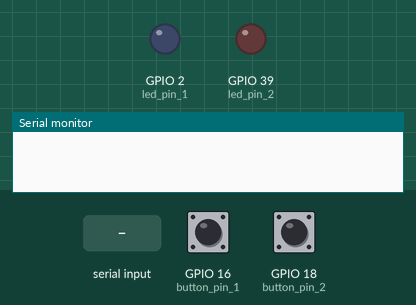
Recording of a program running on a simulated ESP32-S3. Parts: output pins drawn as LEDs (lit = HIGH), the last lines printed to the serial monitor. Dashed ring = blinking. The test bench sets the inputs (shaded band); at power-on: GPIO 16 (button_pin_1) LOW, GPIO 18 (button_pin_2) LOW.

Above: at 1.2 s.
1.3 s: GPIO 16 (button_pin_1) pulled HIGH for 3.2 s
At 2.1 s:
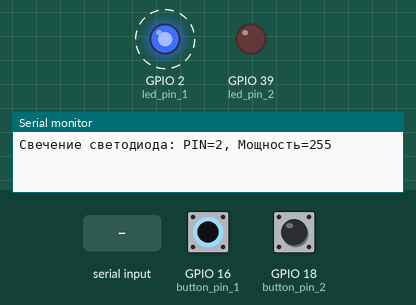
6.0 s: GPIO 18 (button_pin_2) pulled HIGH for 0.15 s
At 6.8 s:
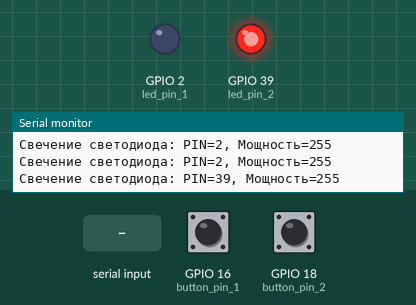
8.5 s: "1" received over Serial
10.5 s: GPIO 16 (button_pin_1) pulled HIGH for 0.15 s
At 12.3 s:
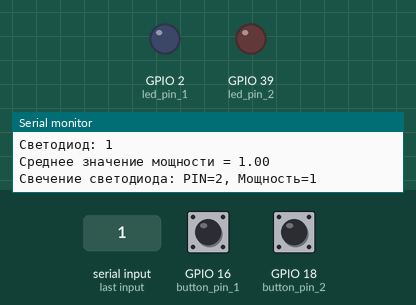
13.0 s: GPIO 18 (button_pin_2) pulled HIGH for 1 s
At 13.4 s:
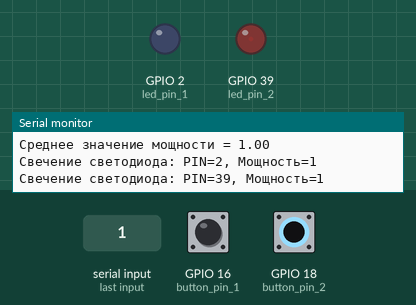
15.5 s: GPIO 18 (button_pin_2) pulled HIGH for 3.2 s
At 19.0 s:
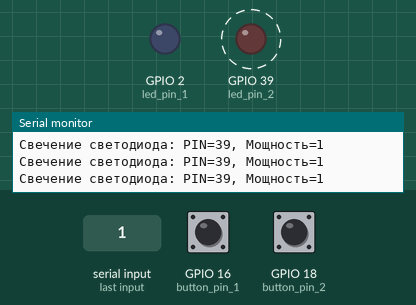
Timing chart, 0 to 20.5 s (numbered marks = the images above; inputs shaded):
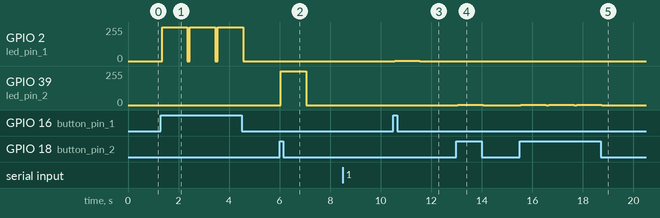

The program:

main.cpp
```cpp
#include <Arduino.h>
#include <string>
#include <vector>

/* Пины */
const int led_pin_1{2};    // Синий светодиод
const int led_pin_2{39};   // Красный светодиод
const int button_pin_1{16};
const int button_pin_2{18};

/* Глобальные переменные */
short numbersCliks{0}; // счётчик нажатий
const short max_numbers_cliks{1}; // сколько нажатий нужно для срабатывания
std::string buffer = "";

bool lastButtonState = LOW; // предыдущее состояние кнопки
bool currentButtonState = LOW; // текущее состояние кнопки
bool light_on{false}; // светодиод выключен

std::vector<int> commands; // история команд
const size_t maxCommands{4};
unsigned long currentTime{0};
unsigned long printInterval{20000};

/* Функции */
int getPower();
void ledControl(int power, int ledPin, int buttonPin); // управление светодиодом
void timerSleep(int command); // история команд

double mean(std::vector<int> &); //Добавьте пользовательскую функцию mean, которая в качестве аргумента принимает вектор целочисленных значений и возвращает арифметическое среднее по массиву

void timerSleep(int command)
{
    if (commands.size() >= maxCommands)
    {
        commands.erase(commands.begin());
    }
    commands.push_back(command);
}

void setup()
{
    pinMode(led_pin_1, OUTPUT);
    pinMode(led_pin_2, OUTPUT);
    pinMode(button_pin_1, INPUT);
    pinMode(button_pin_2, INPUT);
    Serial.begin(115200);

    // Настройка ШИМ для ESP32
    ledcSetup(0, 5000, 8); // канал 0 — пин 2
    ledcAttachPin(led_pin_1, 0);

    ledcSetup(1, 5000, 8); // канал 1 — пин 39
    ledcAttachPin(led_pin_2, 1);
}

void loop()
{
    int power{getPower()};
    ledControl(power, led_pin_1, button_pin_1);
    ledControl(power, led_pin_2, button_pin_2);


    if (millis() - currentTime >= printInterval)
    {
        String output = "Последние команды: ";
        bool firstCommand = true;

        for (int cmd : commands)
        {
            if (!firstCommand)
            {
                output += ", ";
            }
            else
            {
                firstCommand = false;
            }
            output += String(cmd);
        }

        Serial.println(output);
        currentTime = millis();
    }

}

int getPower()
{
    static int power{255};

    if (Serial.available() > 0)
    {
        buffer = "";
        while (Serial.available() > 0)
        {
            buffer += std::string(1, char(Serial.read()));
            delay(500);
        }

        try {
            power = std::stoi(buffer);
            if (power < 0) power = 0;
            if (power > 255) power = 255;
            timerSleep(power);
            Serial.print("Светодиод: ");
            Serial.println(power);

            if (!commands.empty()){
                Serial.print("Среднее значение мощности = ");
                Serial.println(mean(commands));
            }

        } catch (...) {
            Serial.println("Ошибка преобразования числа.");
        }
    }

    return power;
}

void ledControl(int power, int ledPin, int buttonPin)
{
    currentButtonState = digitalRead(buttonPin);

    if (currentButtonState != lastButtonState)
    {
        delay(50);  // антидребезг
        currentButtonState = digitalRead(buttonPin);

        if (currentButtonState == HIGH && !light_on)
        {
            numbersCliks++;

            if (numbersCliks >= max_numbers_cliks)
            {
                int channel = (ledPin == led_pin_1) ? 0 : 1;
                ledcWrite(channel, power);  // включение

                Serial.print("Свечение светодиода: PIN=");
                Serial.print(ledPin);
                Serial.print(", Мощность=");
                Serial.println(power);

                delay(1000);
                ledcWrite(channel, 0);      // выключение
                numbersCliks = 0;
                light_on = false;
            }
        }
    }
    lastButtonState = currentButtonState;
}

double mean(std::vector<int> &values)
{
    if (values.empty()) return 0.0;

    double sum = 0;
    for (int value : values)
    {
        sum += value;
    }

    return sum / values.size();
}
```

Measured:
- after the input at 1.3 s, GPIO 2 (led_pin_1): alternates 255/255 for 1.0 s and 0/255 for 0.10 s, starting after 0.05 s
- after the input at 6.0 s, GPIO 39 (led_pin_2): 0/255 → 255/255 after 0.05 s, → 0/255 1.0 s later
- after the input at 10.5 s, GPIO 2 (led_pin_1): 0/255 → 1/255 after 0.05 s, → 0/255 1.0 s later
- after the input at 13.0 s, GPIO 39 (led_pin_2): 0/255 → 1/255 after 0.05 s, → 0/255 1.0 s later
- after the input at 15.5 s, GPIO 39 (led_pin_2): alternates 1/255 for 1.0 s and 0/255 for 0.10 s, 6 changes in all, then stays 0/255, starting after 0.05 s
